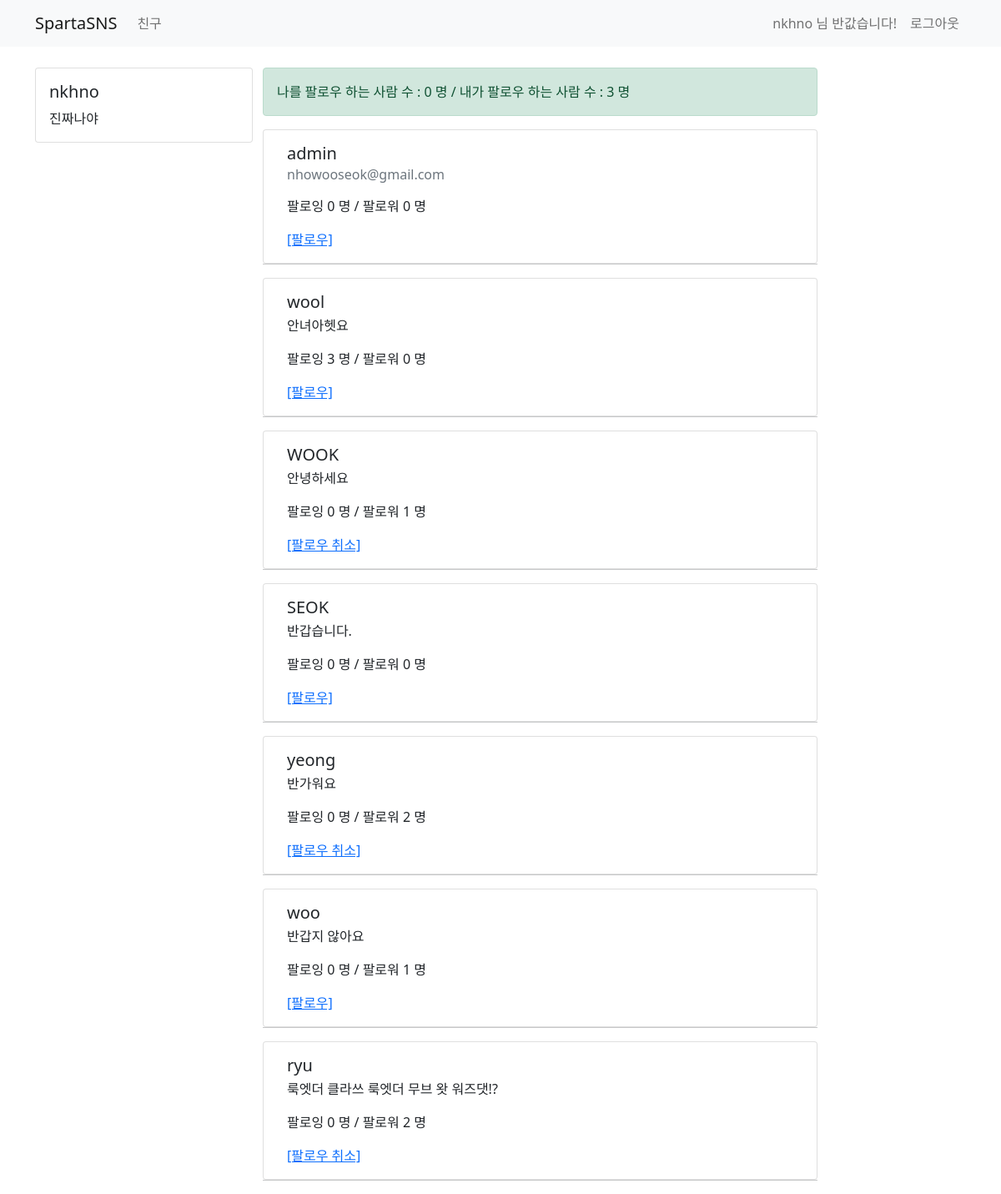
Screenshot of /user/ (signed in) with the database file from the repository.
### user/models.py (models this page shows)
class UserModel(AbstractUser):
    class Meta:
        db_table = "my_user"
    bio = models.CharField(max_length=256, default='')
    follow = models.ManyToManyField(settings.AUTH_USER_MODEL,related_name='followee')

### user/views.py (the view)
# urls.py: path('user/', views.user_view, name='user-list'),
@login_required
def user_view(request):
    if request.method == 'GET':
        user_list = UserModel.objects.all().exclude(username=request.user.username)
        return render(request, 'user/user_list.html', {'user_list': user_list})

### templates/user/user_list.html (shortened to what this page needs)
{% extends 'base.html' %}
{% block content %}
    <div class="container timeline-container">
        <div class="row">
            <div class="col-md-3">
                <div class="card">
                    <div class="card-body">
                        <h5 class="card-title">{{ user.username }}</h5>
                        <p class="card-text"> {{ user.bio }}</p>
                    </div>
                </div>
            </div>
            <div class="col-md-7">
                <div class="row">
                    <div class="alert alert-success" role="alert">
                        나를 팔로우 하는 사람 수 : {{ user.followee.count }} 명 / 내가 팔로우 하는 사람 수 : {{ user.follow.count }} 명
                    </div>
                </div>
                <div class="row">
                    {% for ul in user_list %}
                        <div class="card">
                            <div class="card-body">
                                <h5 class="card-title">{{ ul.username }}</h5>
                                <h6 class="card-subtitle mb-2 text-muted">{{ ul.email }}</h6>
                                <p class="card-text">
                                    {{ ul.bio }}
                                </p>
                                <p class="card-text">
                                    팔로잉 {{ ul.follow.count }} 명 / 팔로워 {{ ul.followee.count }} 명
                                </p>
                                {% if ul in user.follow.all %}
                                    <a href="/user/follow/{{ ul.id }}" class="card-link">[팔로우 취소]</a>
                                {% else %}
                                    <a href="/user/follow/{{ ul.id }}" class="card-link">[팔로우]</a>
                                {% endif %}
                            </div>
                        </div>
                        <hr>
                    {% endfor %}
                </div>
            </div>
            <div class="col-md-2"></div>
        </div>
    </div>
{% endblock %}

### templates/base.html (shortened to what this page needs)
<!DOCTYPE html>
<html lang="en">
<head>
    <link href="https://cdn.jsdelivr.net/npm/bootstrap@5.0.0-beta3/dist/css/bootstrap.min.css" rel="stylesheet"
>
</head>
<body>
<nav class="navbar navbar-expand-lg navbar-light bg-light">
    <div class="container">
        <a class="navbar-brand" href="/">SpartaSNS</a>
        <div class="collapse navbar-collapse" id="navbarSupportedContent">
            <ul class="navbar-nav mr-auto">
                <li class="nav-item active">
                    <a class="nav-link" href="/user"> 친구 </a>
                </li>
            </ul>
        </div>
        <form class="form-inline my-2 my-lg-0">
            {% if not user.is_authenticated %}
            <ul class="navbar-nav mr-auto">
                <li class="nav-item active">
                    <a class="nav-link" href="/sign-in"> Sign In <span class="sr-only"></span></a>
                </li>
                <li class="nav-item active">
                    <a class="nav-link" href="/sign-up"> Sign Up <span class="sr-only"></span></a>
                </li>
            </ul>
            {% else %}
                <ul class="navbar-nav mr-auto">
                    <li class="nav-item disabled">
                        <span class ="nav-link">
                            {{ user.username }} 님 반값습니다!
                        </span>
                    </li>
                    <li class="nav-item active">
                        <a class="nav-link" href="/logout"> 로그아웃</a>
                    </li>
                </ul>
            {%endif %}
        </form>
    </div>
</nav>
{% block content %}
{% endblock %}
</body>
</html>

### templates/base.html (style rules this page uses)
.timeline-container { margin-top : 25px }

### rows the page displays
UserModel: username "nkhno", bio "진짜나야", followee.count "0", follow.count "3"
UserModel: username "admin", email "nhowooseok@gmail.com", follow.count "0", followee.count "0"
UserModel: username "wool", bio "안녀아헷요", follow.count "3", followee.count "0"
UserModel: username "WOOK", bio "안녕하세요", follow.count "0", followee.count "1"
UserModel: username "SEOK", bio "반갑습니다.", follow.count "0", followee.count "0"
UserModel: username "yeong", bio "반가워요", follow.count "0", followee.count "2"
UserModel: username "woo", bio "반갑지 않아요", follow.count "0", followee.count "1"
UserModel: username "ryu", bio "룩엣더 클라쓰 룩엣더 무브 왓 워즈댓!?", follow.count "0", followee.count "2"
